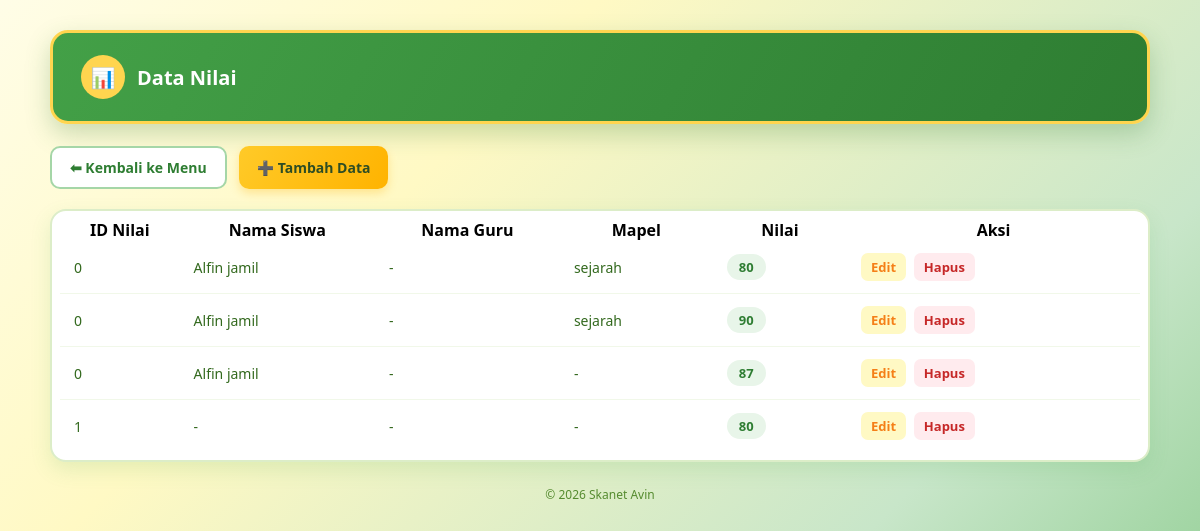
The app's page /nilai/index.php with its own data.
### tables this page shows
CREATE TABLE `nilai` (
  `id_nilai` int(11) NOT NULL,
  `nis` varchar(20) NOT NULL,
  `id_mapel` int(11) NOT NULL,
  `nip` varchar(20) NOT NULL,
  `nilai` int(11) NOT NULL
);

CREATE TABLE `siswa` (
  `nis` int(11) NOT NULL,
  `nama` varchar(50) NOT NULL,
  `alamat` varchar(50) NOT NULL
);

CREATE TABLE `mapel` (
  `id_mapel` int(20) NOT NULL,
  `mapel` varchar(20) NOT NULL
);

### nilai/index.php (the view, shortened to what this page needs)
<?php
include "../koneksi.php";
$query = mysqli_query($koneksi, "
    SELECT
        nilai.id_nilai,
        siswa.nama AS nama_siswa,
        guru.nama AS nama_guru,
        mapel.mapel AS nama_mapel,
        nilai.nilai
    FROM nilai
    LEFT JOIN siswa ON nilai.nis = siswa.nis
    LEFT JOIN guru ON nilai.nip = guru.nip
    LEFT JOIN mapel ON nilai.id_mapel = mapel.id_mapel
    ORDER BY nilai.id_nilai ASC
") or die("Gagal Query: " . mysqli_error($koneksi));
?>
<!DOCTYPE html>
<html lang="id">
<head>
</head>
<body>
<div class="container">
    <div class="topbar">
        <div class="brand">
            <div class="badge">📊</div>
            <h1>Data Nilai</h1>
        </div>
    </div>
    <div class="actions-bar">
        <a href="../index.php" class="btn-link btn-back">⬅ Kembali ke Menu</a>
        <a href="tambah.php" class="btn-link btn-add">➕ Tambah Data</a>
    </div>
    <div class="card">
        <table>
            <tr>
                <th>ID Nilai</th>
                <th>Nama Siswa</th>
                <th>Nama Guru</th>
                <th>Mapel</th>
                <th>Nilai</th>
                <th>Aksi</th>
            </tr>
            <?php while ($data = mysqli_fetch_assoc($query)): ?>
            <tr>
                <td><?php echo htmlspecialchars($data['id_nilai']); ?></td>
                <td><?php echo htmlspecialchars($data['nama_siswa'] ?? '-'); ?></td>
                <td><?php echo htmlspecialchars($data['nama_guru'] ?? '-'); ?></td>
                <td><?php echo htmlspecialchars($data['nama_mapel'] ?? '-'); ?></td>
                <td>
                    <?php $cls = ($data['nilai'] < 60) ? 'nilai-badge low' : 'nilai-badge'; ?>
                    <span class="<?php echo $cls; ?>"><?php echo htmlspecialchars($data['nilai']); ?></span>
                </td>
                <td>
                    <a href="edit.php?id_nilai=<?php echo urlencode($data['id_nilai']); ?>" class="action-link action-edit">Edit</a>
                    <a href="hapus.php?id_nilai=<?php echo urlencode($data['id_nilai']); ?>" class="action-link action-hapus" onclick="return confirm('Yakin mau hapus data ini?')">Hapus</a>
                </td>
            </tr>
            <?php endwhile; ?>
        </table>
    </div>
    <footer>&copy; <?php echo date("Y"); ?> Skanet Avin</footer>
</div>
</body>
</html>

### nilai/index.php (style rules this page uses)
* { margin:0; padding:0; box-sizing:border-box; font-family:'Segoe UI', Tahoma, Geneva, Verdana, sans-serif; }
body { min-height:100vh; background: linear-gradient(135deg, #fffde7 0%, #fff9c4 30%, #c8e6c9 70%, #81c784 100%); background-attachment: fixed; padding: 30px 16px; }
.container { max-width: 1100px; margin: 0 auto; }
.topbar { background: linear-gradient(120deg, #43a047, #2e7d32); border-radius: 18px; padding: 22px 28px; display:flex; justify-content: space-between; align-items:center; flex-wrap: wrap; gap: 12px; box-shadow: 0 10px 25px rgba(46,125,50,0.25); margin-bottom: 22px; border: 3px solid #ffd54f; }
.topbar .brand { display:flex; align-items:center; gap:12px; }
.topbar .brand .badge { width:44px; height:44px; background:#ffd54f; border-radius:50%; display:flex; align-items:center; justify-content:center; font-size:20px; }
.topbar h1 { color:#fff; font-size:20px; font-weight:700; }
.actions-bar { display:flex; gap:12px; flex-wrap: wrap; margin-bottom: 20px; }
.btn-link { display:inline-flex; align-items:center; gap:6px; padding: 10px 18px; border-radius: 10px; text-decoration:none; font-weight:600; font-size: 14px; transition: transform 0.15s ease, box-shadow 0.15s ease; }
.btn-back { background:#ffffff; color:#2e7d32; border: 2px solid #a5d6a7; }
.btn-add { background: linear-gradient(120deg, #ffca28, #ffb300); color:#2e4d24; box-shadow: 0 4px 10px rgba(255,179,0,0.3); }
.card { background:#ffffff; border-radius: 16px; padding: 8px; box-shadow: 0 8px 20px rgba(76,175,80,0.15); border: 2px solid #dcedc8; overflow-x:auto; }
table { width:100%; border-collapse: collapse; }
tbody td { padding: 12px 14px; border-bottom: 1px solid #f1f8e9; font-size: 14px; color:#33691e; white-space: nowrap; }
tbody tr:last-child td { border-bottom:none; }
.nilai-badge { display:inline-block; padding: 4px 12px; border-radius: 20px; font-weight:700; font-size: 13px; background: #e8f5e9; color:#2e7d32; }
.action-link { text-decoration:none; font-weight:600; font-size: 13px; padding: 5px 10px; border-radius: 7px; margin-right: 4px; display:inline-block; }
.action-edit { background:#fff9c4; color:#f57f17; }
.action-hapus { background:#ffebee; color:#c62828; }
footer { text-align:center; margin-top:24px; font-size:12px; color:#558b2f; }

### records on screen
nilai: id_nilai "0", siswa.nama "Alfin jamil", nama_guru "-", id_mapel.mapel "sejarah", nilai "80"
nilai: id_nilai "0", siswa.nama "Alfin jamil", nama_guru "-", id_mapel.mapel "sejarah", nilai "90"
nilai: id_nilai "0", siswa.nama "Alfin jamil", nama_guru "-", nama_mapel "-", nilai "87"
nilai: id_nilai "1", nama_siswa "-", nama_guru "-", nama_mapel "-", nilai "80"
